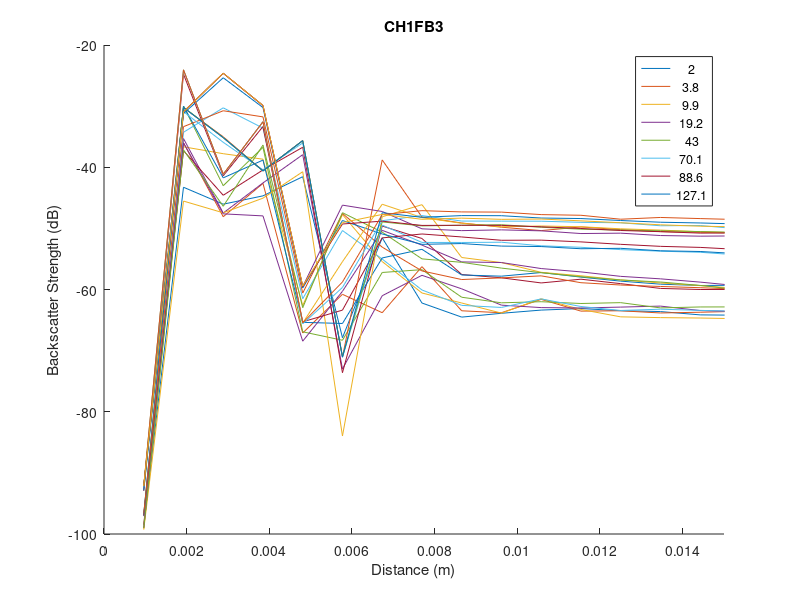
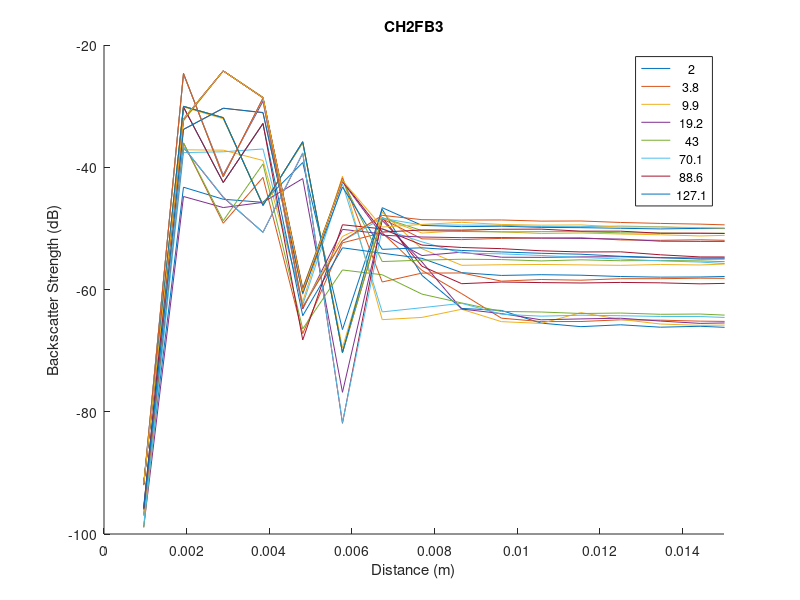
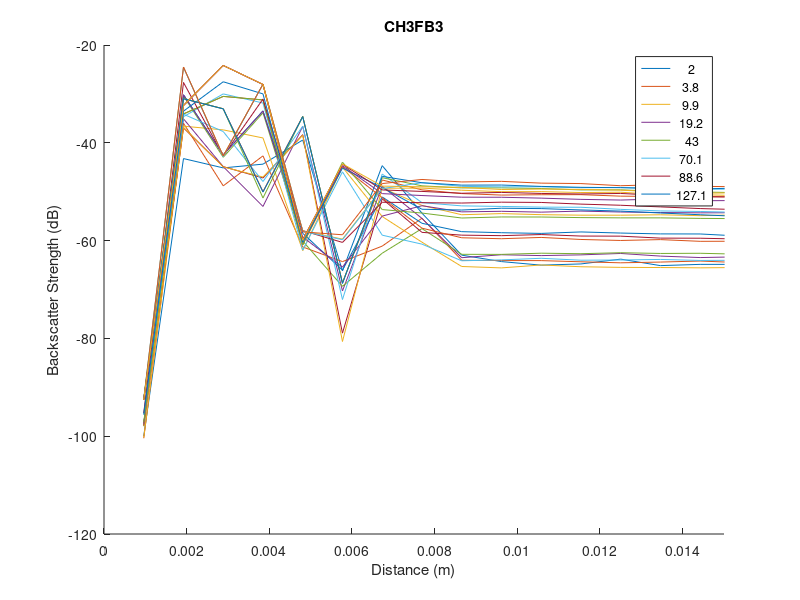
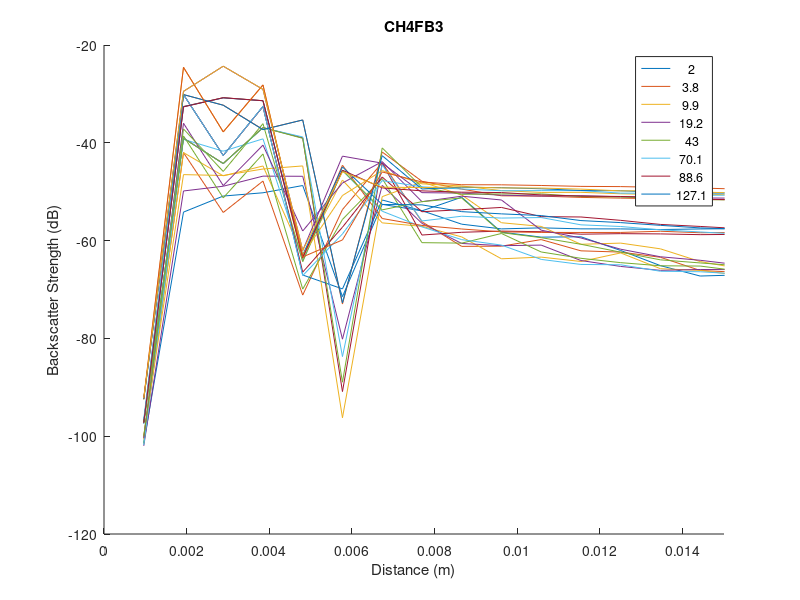

MATLAB code for these plots, in order: (Note: this script raises an error after producing the figures.)
close all
clear all
load RMS_DATA_V_HON_16.mat
r = 0.3/312:0.3/312:0.3;
r=repmat(r,1,1,9,8,3);
r=permute(r, [3 1 4 5 2]);

db_data = 20*log10(RMS_DATA_V_HON_16);
G=log(r.*RMS_DATA_V_HON_16);
n = 2:9;      %%%sample plot range for dB vs distance graphs
b = 1:8;     %%%channel plot range -- change this and first subplot dimension to be the same to plot specific probes%%%
c = 1:3;     %%%frequency plot range

% load phifit_combined_hon.mat
noise_floor = 85;
noise = db_data(1,:,:,:,:);
SNR = db_data - noise ; 
SOS = 1474;
f= [2000000, 2250000, 2500000];
f2 = repmat(f, 8,1,1,9,312);
f = permute(f2, [4,3,1,2,5]);
at =   0.00318; %radius of active face of the transducer in meters
rn = pi*(at.^2)./(SOS./f);
z = r./rn;
% Phi_OG = ( 1 + 1.35.*z + ((2.5.*z).^3.2) ) ./ ( 1.35.*z + ((2.5.*z).^3.2) );
% Phi_exp = ( a1234(4) + a1234(1).*z + ((a1234(2).*z).^a1234(3)) ) ./ ( a1234(1).*z + ((a1234(2).*z).^a1234(3)) );


b1 = min(b) / min(b);
b2 = max(b) - ( min(b) - 1);
c1 = min(c) / min(c);
c2 = max(c) - (min(c) - 1);
%%following code calcualtes 'subplot index value' values to adust placement of plots onto the subplot based on desired
%%channel and frequency plot range (all sample values are plotted, adust 'n' in order to choose sample value range)

sample_values = [0 2 3.8 9.9 19.2 43 70.1 88.6 127.1 ];



for int2 = b1:b2;  %%%channel/probe plot range -- change this and subplot dimensions to plot specific probes%%%
    figure
   for int1 = n;    %%% sample plot range
  
        for int3 = c1:c2;   %%%frequency plot range
%                 int4 = ((max(c))*int2 + int3 - (max(c)));
%             
%             subplot(b2,c2,int4);
            hold on
            plot(squeeze(r(1,1,1,1,:)), squeeze(db_data(int1,1,b(int2),c(int3),:)), 'displayname', num2str(sample_values(int1-1)));
            xlabel ('Distance (m)');
            ylabel ('Backscatter Strength (dB)');
            title(['CH', num2str(b(int2)), 'FB', num2str(c(int3))]);
            legend([num2str(sample_values(n)')]);
            xlim([0 0.015])

        end
    end
end
%    
% %%%check G vs r graphs for appropriate range to take dG/dR fit!%%%
% %%%%fits a stright line over them for channels 1&2 (fit not shown)%%%%
% 
%  
%%%% Gfit a stright line over them for ALL DATA (fit not shown)%%%%


sample_range = 2:9;
channel_range = 1:8;
frequency_range = 1:3;
fit_length = 50;
fit_step = 1;
overall_fit_range_olympus = 40:220; %overall range to fir G with r, the linear fit function will search within this range for the most negative gradient fit


R = zeros (max(sample_range), max(channel_range), max(frequency_range)); 
Gfit = zeros (max(sample_range), max(channel_range), max(frequency_range));
fit_distance_range_stored = zeros (max(sample_range), max(channel_range), max(frequency_range));
max_range = zeros (max(sample_range), max(channel_range), max(frequency_range));
fit_distance_length_stored = zeros (max(sample_range), max(channel_range), max(frequency_range));

noise_floor_olympus = -86;

for int1 = sample_range
    for int2 = channel_range
   
                overall_fit_range = overall_fit_range_olympus;
                noise_floor_temp = noise_floor_olympus;
        
    
        for int3 = frequency_range
            
            if isempty(find(db_data(int1,1,int2,int3,overall_fit_range)<noise_floor_temp,1)) == 1
                max_range(int1,int2,int3) = length(overall_fit_range);
            else
                max_range(int1,int2,int3) = find(db_data(int1,1,int2,int3,overall_fit_range)<noise_floor_temp,1);
            end
            
overall_fit_range_temp = min(overall_fit_range):(max_range(int1,int2,int3) + min(overall_fit_range));
            if length(overall_fit_range_temp ) < fit_length
             fit_length_temp = length(overall_fit_range_temp);
            else
                fit_length_temp = fit_length;
            end    
    
     [fit_distance_range, R(int1,int2,int3)] = linear_fit_finder_min_grad( squeeze(r(1,1,1,1,overall_fit_range_temp)),  squeeze(G(int1,1,int2,int3,overall_fit_range_temp)),  fit_length_temp, fit_step );
P = polyfit(squeeze(r(1,1,1,1,fit_distance_range+(overall_fit_range_temp(1)-1))),squeeze(G(int1,1,int2,int3,fit_distance_range+(overall_fit_range_temp(1)-1))),1);
 Gfit(int1, int2, int3, 1:312) = (P(1).*squeeze(r(1,1,1,1,1:312)))+P(2);  
fits(int1,int2,int3)=P(1);
fit_distance_range_stored(int1,int2,int3) = fit_distance_range(1) +(overall_fit_range_temp(1)-1);
fit_distance_length_stored(int1,int2,int3) =    fit_length_temp;
%     yfit = (P(1).*squeeze(r(1,1,1,1,:)))+P(2);   
%     plot(squeeze(r(1,1,1,1,:)),yfit,'r-.');
        end
    end
end
 

%%%% plots G functions vs distance %%%%
figure
b = 1:8;     %%%channel plot range -- change this and first subplot dimension to be the same to plot specific probes%%%
c = 1:3;     %%%frequency plot range

%%following code calcualtes 'subplot index value' values to adust placement of plots onto the subplot based on desired
%%channel and frequency plot range (all sample values are plotted, adust 'n' in order to choose sample value range)
b1 = min(b) / min(b);
b2 = max(b) - ( min(b) - 1);
c1 = min(c) / min(c);
c2 = max(c) - (min(c) - 1);


             %%%subplot index range for sample number (same as sample number range)
for int2 = b1 : b2;   %%%subplot index range for selected channel plot range
   for int3 = c1 : c2;
        figure
        hold on
       for int1 = n;       
%            int4 = ((max(c))*int2 + int3 - (max(c)));
%             
%                 
%             subplot(max(b),max(c),int4);
           
            plot(squeeze(r(1,1,1,1,1:312)), squeeze(G(int1,1,b(int2),c(int3),1:312)));
             axis([0 0.3 -15 -5]);
            xlabel ('Distance (m)');
            ylabel ('G Function (-)');
            
    
%     plot(squeeze(r(1,1,1,1,:)),squeeze(Gfit(int1,b(int2),c(int3),1:312)),'k--');
       end
        title(['CH', num2str(b(int2)), 'FB', num2str(c(int3))]);
            legend([num2str(sample_values(n)')]);
            
    end
end


%%Plots dG/dr/dM for selected probes, chanels and concentrations
figure
hold on

n = 2:9;
b = [1 2 3 4 5 6 7 8];
c = 1:3;
fit_dGdr=zeros(max(b),max(c),2);
       

RBG= [  0.6902    0.0627    0.1569; 1.0000    0.6314    0.2588; 0.1725    0.5098    0.149]

 markers = [ "^" "<" "v"];
    for int2 = b;              %selects probe/ channel numbers to plot
        for int3=c;
        dgdrdm_plot(int3)=plot(sample_values(n)', squeeze(fits(n,int2,int3)),[char(markers(int3))], 'Color', RBG(int3,:), 'MarkerFaceColor', RBG(int3,:));
        Q(int3,:) = polyfit((sample_values(n)'), fits(n, int2, int3),1);
         fit_dGdr(int2,int3,:) = Q(int3,:);
         dgdrdm_fit_plot(int3)= plot(sample_values(n)',polyval(Q(int3,:),sample_values(n)'), '--', 'Color', get(dgdrdm_plot(int3),'Color'))
    yy(int2,int3,:)= polyval(Q(int3,:),sample_values(:))';
    xx(int3,n)= sample_values(n)';
 xlabel ('Concentration (g.l^{-1})')
     ylabel ('{\itdG/dr} (Np.m^{-1})')
     
          
     R_1= corrcoef(sample_values(n),squeeze(fits(n,int2,int3)));
     R_2= corrcoef(squeeze(fits(n,int2,int3)),squeeze(yy(int2,int3,n)));
     R_test(int2,int3) = R_2(2);
     R_dgdrdm(int2,int3) = R_1(2).^2;
        end
    end
 
    
     
    
    xx= squeeze(fits(:,6,:));
    zz= squeeze(yy(6,:,:))';
 
% zz = squeeze(fits(:,6,:));
 legend('2 MHz', '2.25 MHz', '2.5 MHz', '2 MHz Fit', '2.25 MHz Fit', '2.5 MHz Fit');
    legend boxoff;
    set(gca, 'FontSize', 18);
    set(dgdrdm_fit_plot(1:3), 'LineWidth', 2)
    set(dgdrdm_plot(1:3), 'MarkerSize', 8)
%     axis([0 140 -30 5])
    xticks(0:20:140)
    yticks(-15:5:5)
    
 
 

atten_coeff = -0.5*fit_dGdr(:,:,1);


save 'atten_coeff_hon_16.mat';
